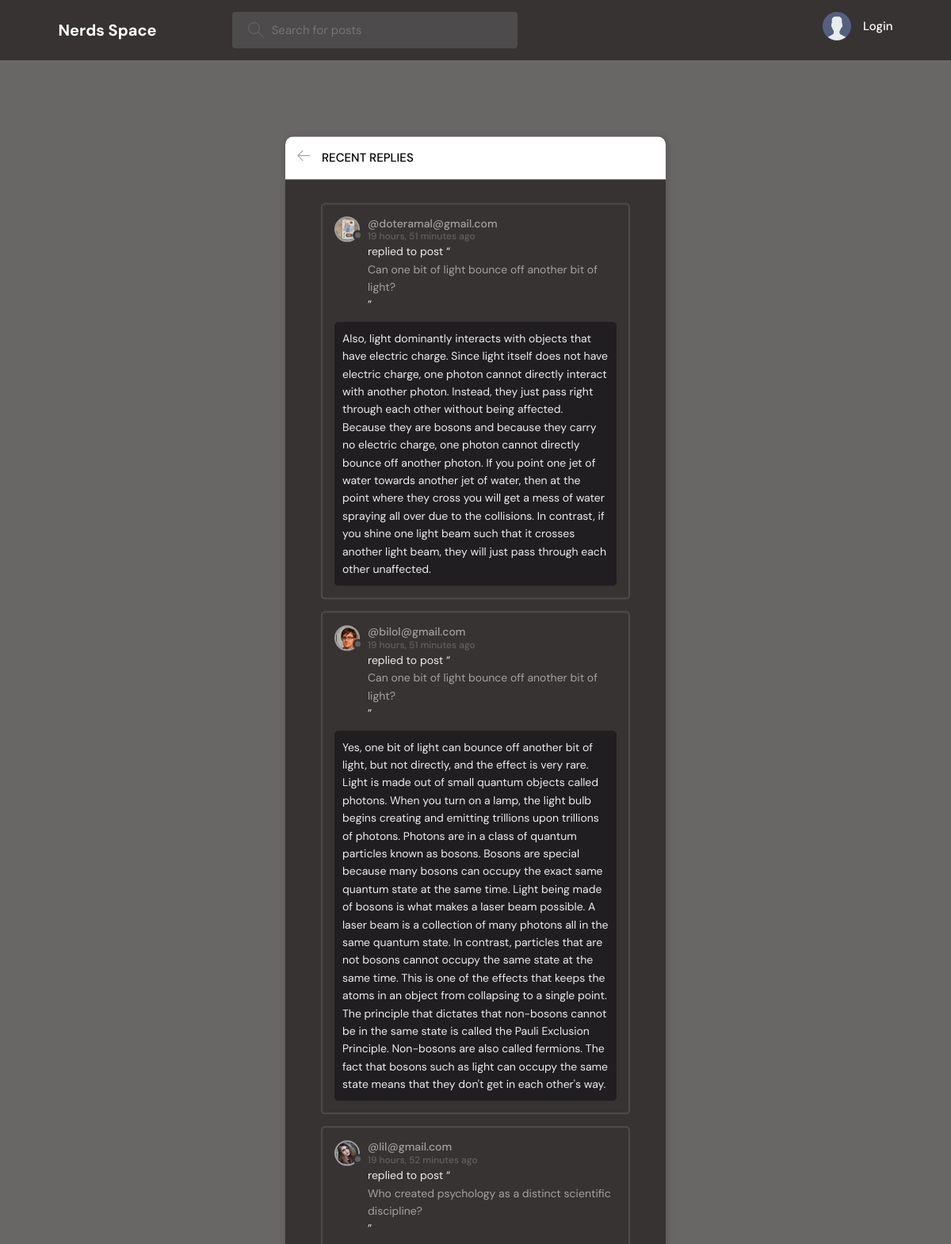
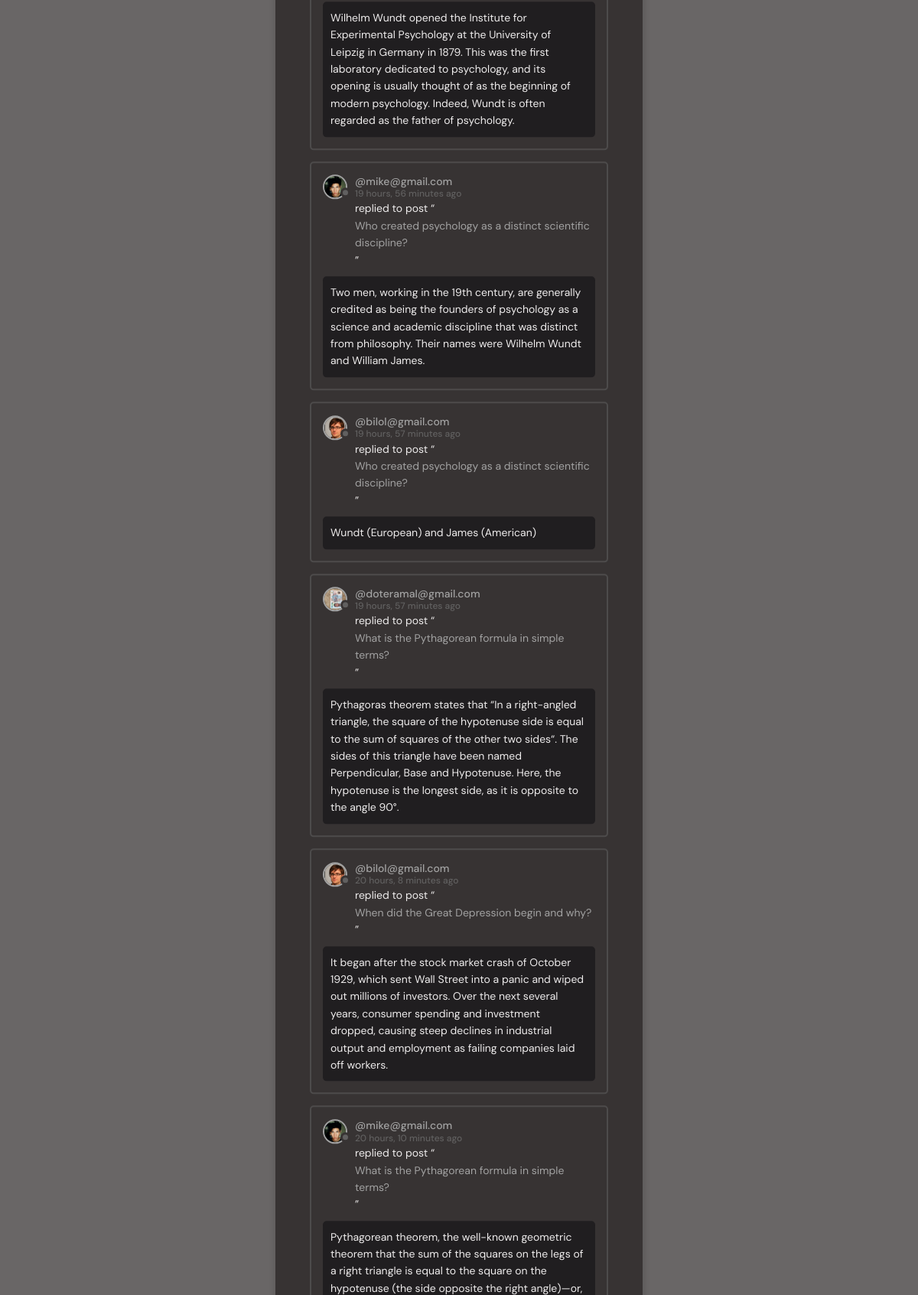
The page /activity/ on the database its author committed (2 pictures, top to bottom).
### base/models.py (models this page shows, shortened)
class Message(models.Model):
    user = models.ForeignKey(User, on_delete=models.CASCADE)
    room = models.ForeignKey(Room, on_delete=models.CASCADE)
    body = models.TextField()
    updated = models.DateTimeField(auto_now=True)
    created = models.DateTimeField(auto_now_add=True)
    class Meta:
        ordering = ['-updated', '-created']

class User(AbstractUser):
    name = models.CharField(max_length=200, null=True)
    email = models.EmailField(unique=True, null=True)
    bio = models.TextField(null=True)
    avatar = models.ImageField(null=True, default="avatar.svg")
    USERNAME_FIELD = 'email'
    REQUIRED_FIELDS = ['username']

class Room(models.Model):
    host = models.ForeignKey(User, on_delete=models.SET_NULL, null=True)
    topic = models.ForeignKey(Topic, on_delete=models.SET_NULL, null=True)
    name = models.CharField(max_length=200)
    description = models.TextField(null=True, blank=True)
    participants = models.ManyToManyField(
        User, related_name='participants', blank=True)
    updated = models.DateTimeField(auto_now=True)
    created = models.DateTimeField(auto_now_add=True)
    class Meta:
        ordering = ['-updated', '-created']
    def __str__(self):
        return self.name

### base/views.py (the view)
# urls.py: path('activity/', views.activityPage, name="activity"),
def activityPage(request):
    room_messages = Message.objects.all()
    return render(request, 'base/activity.html', {'room_messages': room_messages})

### base/templates/base/activity.html (shortened to what this page needs)
{% extends 'main.html' %}
{% block content %}
<main class="layout">
  <div class="container">
    <div class="layout__box">
      <div class="layout__boxHeader">
        <div class="layout__boxTitle">
          <a href="{% url 'home' %}">
            <svg version="1.1" xmlns="http://www.w3.org/2000/svg" width="32" height="32" viewBox="0 0 32 32">
              <title>arrow-left</title>
              <path
                d="M13.723 2.286l-13.723 13.714 13.719 13.714 1.616-1.611-10.96-10.96h27.625v-2.286h-27.625l10.965-10.965-1.616-1.607z">
              </path>
              </path>
            </svg>
          </a>
          <h3>Recent replies</h3>
        </div>
      </div>
      <div class="activities-page layout__body">
        {% for message in room_messages %}
        <div class="activities__box">
          <div class="activities__boxHeader roomListRoom__header">
            <a href="{% url 'user-profile' message.user.id %}" class="roomListRoom__author">
              <div class="avatar avatar--small">
                <img src="{{message.user.avatar.url}}" />
              </div>
              <p>
                @{{message.user}}
                <span>{{message.created|timesince}} ago</span>
              </p>
            </a>
          </div>
          <div class="activities__boxContent">
            <p>replied to post “<a href="{% url 'room' message.room.id %}">{{message.room}}</a>”</p>
            <div class="activities__boxRoomContent">
              {{message.body}}
            </div>
          </div>
        </div>
        {% endfor %}
      </div>
    </div>
  </div>
</main>
{% endblock content %}

### templates/main.html (style rules this page uses)
:root { --color-main: rgb(162, 162, 162); --color-main-light: #6e9936; --color-dark: rgb(55, 51, 51); --color-dark-medium: rgb(77, 75, 75); --color-dark-light: rgb(255, 255, 255); --color-light: #ffffff; --color-gray: #616060; --color-light-gray: #817f7f; --color-bg: #201E20; --color-error: #fc4b0b; }
* { font-family: "DM Sans", -apple-system, BlinkMacSystemFont, "Segoe UI", Roboto, Oxygen, Ubuntu, Cantarell, "Open Sans", "Helvetica Neue", sans-serif; margin: 0; padding: 0; box-sizing: border-box; text-rendering: optimizeLegibility; color: inherit; font-size: inherit; }
html { font-size: 56.25%; }
@media only screen and (min-width: 1200px) { html { font-size: 62.5%; } }
body { line-height: 1.6; font-weight: 400; font-size: 1.5rem; color: rgb(238, 236, 236); background-color: #696666; background-image: url(../images/pexels-gabriel-peter-696644.jpg); min-height: 100vh; }
img { width: 100%; }
a { display: inline-block; color: var(--color-main); text-decoration: none; }
.container { max-width: 120rem; width: 90%; margin: auto; background-image: url(../images/pexels-gabriel-peter-696644.jpg); }
.avatar { position: relative; display: inline-block; border-radius: 50%; border: 2px solid var(--color-main); }
.avatar img { display: block; border-radius: 50%; object-fit: cover; object-position: center; }
.avatar::after { content: ""; display: block; position: absolute; background-color: var(--color-gray); z-index: 111; border-radius: 50%; border: 0.3rem solid var(--color-dark); }
.avatar.avatar--small img { width: 2.8rem; height: 2.8rem; }
.avatar.avatar--small:after { width: 0.7rem; height: 0.7rem; bottom: 0px; right: -6px; }
.layout { margin-top: 2.4rem; }
.layout > .container { display: flex; justify-content: space-between; align-items: flex-start; }
.layout__box { width: 90%; max-width: 48rem; min-height: 40rem; position: absolute; top: 50%; left: 50%; transform: translate(-50%, -46%); background-color: var(--color-dark); border-radius: 1rem; box-shadow: 1px 1px 6px 3px rgba(0, 0, 0, 0.1); overflow: hidden; }
.layout__boxHeader { display: flex; padding: 1.5rem; background-color: var(--color-dark-light); }
.layout__boxTitle { display: flex; gap: 1.5rem; align-items: center; }
.layout__boxTitle h3 { text-transform: uppercase; font-weight: 500; color: black; }
.layout__boxTitle svg { width: 1.6rem; height: 1.6rem; fill: var(--color-main); }
.layout__body { margin: 3rem; }
.roomListRoom__header { display: flex; justify-content: space-between; align-items: center; }
.roomListRoom__author { font-weight: 500; display: flex; align-items: center; gap: 1rem; }
.activities__box { margin: 1.5rem; padding: 1.5rem; border: 2px solid var(--color-dark-medium); border-radius: 5px; }
.activities__boxHeader p { font-size: 1.4rem; line-height: 1.3; }
.activities__boxHeader p span { color: var(--color-gray); font-size: 1.2rem; display: block; }
.activities__boxContent { margin-left: 4.2rem; }
.activities__boxContent { font-size: 1.4rem; }
.activities__boxRoomContent { background: var(--color-bg); padding: 1rem; border-radius: 5px; margin-top: 1rem; margin-left: -4.2rem; }

### rows shown on the page
Message: user.avatar (picture), user "doteramal@gmail.com", created "19 hours, 51 minutes", room "Can one bit of light bounce off another bit of light?", body "Also, light dominantly interacts with objects that have electric charge. Since light itself does not have electric charge, one photon cannot directly interact with another photon. Instead, they just pass right through each other without being affected. Because they are bosons and because they carry no electric charge, one photon cannot directly bounce off another photon. If you point one jet of water towards another jet of water, then at the point where they cross you will get a mess of water spraying all over due to the collisions. In contrast, if you shine one light beam such that it crosses another light beam, they will just pass through each other unaffected."
Message: user.avatar (picture), user "bilol@gmail.com", created "19 hours, 51 minutes", room "Can one bit of light bounce off another bit of light?", body "Yes, one bit of light can bounce off another bit of light, but not directly, and the effect is very rare. Light is made out of small quantum objects called photons. When you turn on a lamp, the light bulb begins creating and emitting trillions upon trillions of photons. Photons are in a class of quantum particles known as bosons. Bosons are special because many bosons can occupy the exact same quantum state at the same time. Light being made of bosons is what makes a laser beam possible. A laser beam is a collection of many photons all in the same quantum state. In contrast, particles that are not bosons cannot occupy the same state at the same time. This is one of the effects that keeps…"
Message: user.avatar (picture), user "lil@gmail.com", created "19 hours, 52 minutes", room "Who created psychology as a distinct scientific discipline?", body "Wilhelm Wundt opened the Institute for Experimental Psychology at the University of Leipzig in Germany in 1879. This was the first laboratory dedicated to psychology, and its opening is usually thought of as the beginning of modern psychology. Indeed, Wundt is often regarded as the father of psychology."
Message: user.avatar (picture), user "mike@gmail.com", created "19 hours, 56 minutes", room "Who created psychology as a distinct scientific discipline?", body "Two men, working in the 19th century, are generally credited as being the founders of psychology as a science and academic discipline that was distinct from philosophy. Their names were Wilhelm Wundt and William James."
Message: user.avatar (picture), user "bilol@gmail.com", created "19 hours, 57 minutes", room "Who created psychology as a distinct scientific discipline?", body "Wundt (European) and James (American)"
Message: user.avatar (picture), user "doteramal@gmail.com", created "19 hours, 57 minutes", room "What is the Pythagorean formula in simple terms?", body "Pythagoras theorem states that “In a right-angled triangle, the square of the hypotenuse side is equal to the sum of squares of the other two sides“. The sides of this triangle have been named Perpendicular, Base and Hypotenuse. Here, the hypotenuse is the longest side, as it is opposite to the angle 90°."
Message: user.avatar (picture), user "bilol@gmail.com", created "20 hours, 8 minutes", room "When did the Great Depression begin and why?", body "It began after the stock market crash of October 1929, which sent Wall Street into a panic and wiped out millions of investors. Over the next several years, consumer spending and investment dropped, causing steep declines in industrial output and employment as failing companies laid off workers."
Message: user.avatar (picture), user "mike@gmail.com", created "20 hours, 10 minutes", room "What is the Pythagorean formula in simple terms?", body "Pythagorean theorem, the well-known geometric theorem that the sum of the squares on the legs of a right triangle is equal to the square on the hypotenuse (the side opposite the right angle)—or,…"
